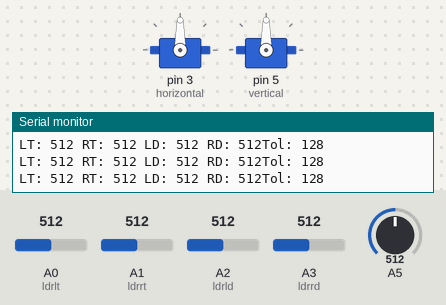
The sketch below on a simulated Arduino Uno, built with avr-gcc and run on an emulated ATmega328P. Parts: 2 × servo, the last lines printed to the serial monitor. The inputs (shaded band) are chosen by the test bench; at power-on: A0 (ldrlt) = 512, A1 (ldrrt) = 512, A5 = 512, A2 (ldrld) = 512, A3 (ldrrd) = 512.

Above: at 1.2 s.
1.3 s: A0 (ldrlt) set to 264
4.3 s: A0 (ldrlt) set to 237
At 5.4 s:
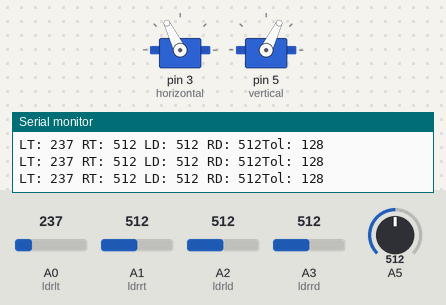
7.3 s: A1 (ldrrt) set to 486
At 9.3 s:
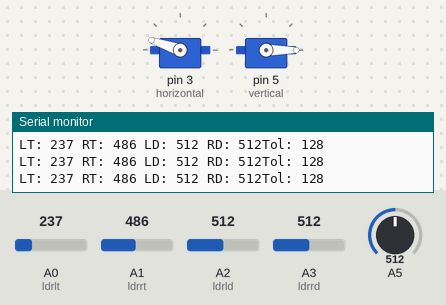
10.3 s: A5 set to 484
At 12.2 s:
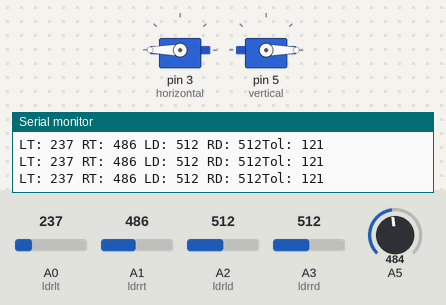
13.3 s: A5 set to 30
16.3 s: A2 (ldrld) set to 30
At 17.42 s:
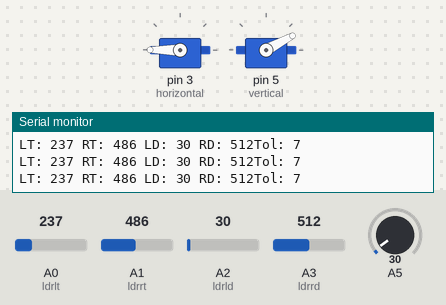
Timing chart, 0 to 22.2 s (numbered marks = the images above; inputs shaded):
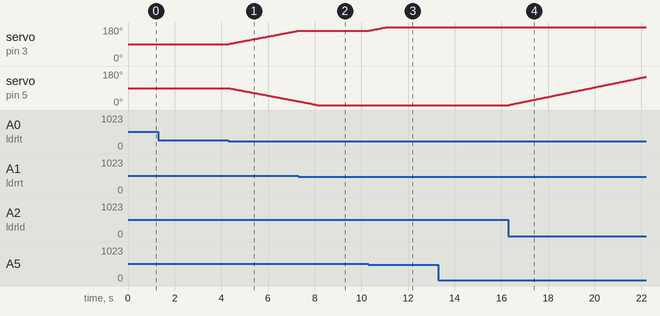

Measured:
- the behaviour switches between 256 and 255 on A0 (ldrlt) (found by bisection; images 0 and 1)
- the behaviour switches between 494 and 493 on A1 (ldrrt) (found by bisection; images 1 and 2)
- the behaviour switches between 500 and 499 on A5 (found by bisection; images 2 and 3)
- after the input at 4.3 s, servo on pin 3 (horizontal): moves from 90° to 160° over 2.9 s, starting at once; servo on pin 5 (vertical): moves from 90° to 20° over 2.9 s, starting at once
- after the input at 7.3 s, servo on pin 3 (horizontal): goes on until 7.3 s, then stays 161°
- after the input at 10.3 s, servo on pin 3 (horizontal): moves from 161° to 180° over 0.77 s, starting at once
- after the input at 16.3 s, servo on pin 5 (vertical): moves from 0° to 149° over 5.8 s, starting at once

The sketch:

light_tracker.ino
```cpp
#include <Servo.h>

Servo horizontal;
int servoh = 90;

Servo vertical;
int servov = 90;

int ldrlt = 14;  //LDR top left
int ldrrt = 15;  //LDR top rigt
int ldrld = 16;  //LDR down left
int ldrrd = 17;  //ldr down rigt

void setup() {
  Serial.begin(9600);
  horizontal.attach(3);
  vertical.attach(5);
}

void loop() {
  int lt = analogRead(ldrlt);  // top left
  int rt = analogRead(ldrrt);  // top right
  int ld = analogRead(ldrld);  // down left
  int rd = analogRead(ldrrd);  // down rigt

  Serial.print("LT: ");
  Serial.print(lt);
  Serial.print(" RT: ");
  Serial.print(rt);
  Serial.print(" LD: ");
  Serial.print(ld);
  Serial.print(" RD: ");
  Serial.print(rd);

  int tol = analogRead(19) / 4;
  Serial.print("Tol: ");
  Serial.println(tol);

  int avt = (lt + rt) / 2;
  int avd = (ld + rd) / 2;
  int avl = (lt + ld) / 2;
  int avr = (rt + rd) / 2;

  int dvert = avt - avd;
  int dhoriz = avl - avr;

  if (-1 * tol > dvert || dvert > tol)
  {
    if (avt > avd) {
      servov = ++servov;
      if (servov > 180) {
        servov = 180;
      }
    } else if (avt < avd) {
      servov = --servov;
      if (servov < 0) {
        servov = 0;
      }
    }
    vertical.write(servov);
  }

  if (-1 * tol > dhoriz || dhoriz > tol)
  {
    if (avl > avr) {
      servoh = --servoh;
      if (servoh < 0) {
        servoh = 0;
      }
    } else if (avl < avr) {
      servoh = ++servoh;
      if (servoh > 180) {
        servoh = 180;
      }
    } else if (avl == avr) {
      // nothing
    }
    horizontal.write(servoh);
  }
  delay(20);
}
```
